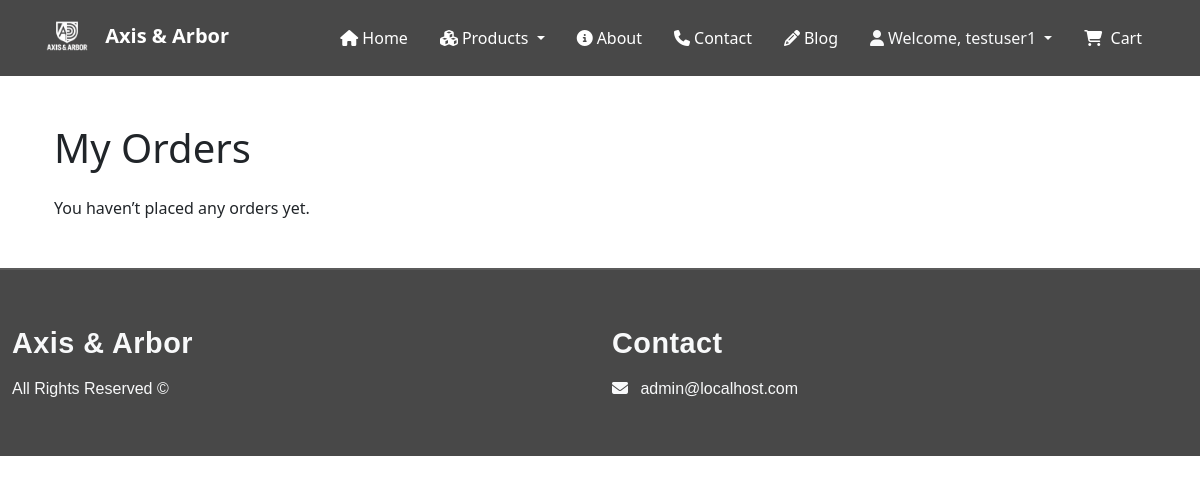
The app's page /cart/my-orders/ (signed in), older data.
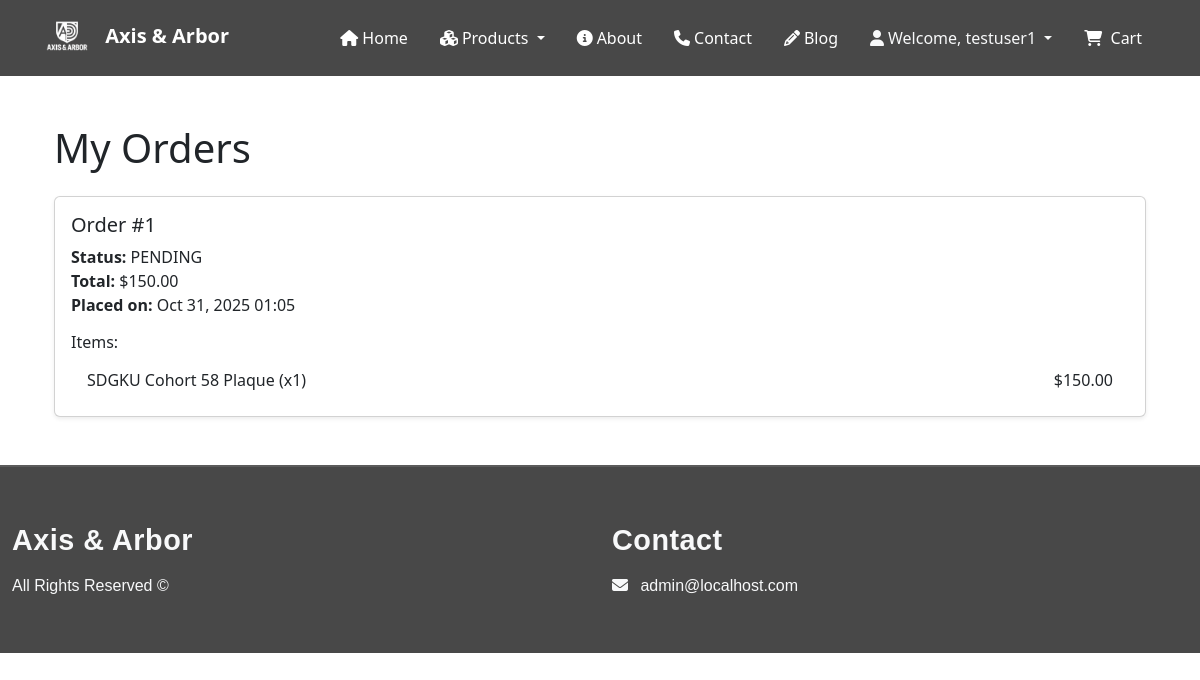
The same page, newer data.
### cart/models.py (models this page shows, shortened)
class Order(models.Model):
    STATUS_CHOICES = [
        ('PENDING', 'Pending'),
        ('PAID', 'Paid'),
        ('SHIPPED', 'Shipped'),
        ('COMPLETED', 'Completed'),
    ]
    user = models.ForeignKey(User, on_delete=models.CASCADE)
    full_name = models.CharField(max_length=200)
    email = models.EmailField()
    address = models.CharField(max_length=255)
    city = models.CharField(max_length=100)
    state = models.CharField(max_length=100)
    postal_code = models.CharField(max_length=20)
    phone = models.CharField(max_length=20)
    total = models.DecimalField(max_digits=10, decimal_places=2)
    status = models.CharField(max_length=20, choices=STATUS_CHOICES, default='PENDING')
    created_at = models.DateTimeField(auto_now_add=True)

class OrderItem(models.Model):
    order = models.ForeignKey(Order, related_name='items', on_delete=models.CASCADE)
    product_name = models.CharField(max_length=255)
    quantity = models.PositiveIntegerField(default=1)
    price = models.DecimalField(max_digits=8, decimal_places=2)
    def total_price(self):
        return self.price * self.quantity

### cart/views.py (the view)
# urls.py: path('my-orders/', views.my_orders, name='my_orders'),
@login_required
def my_orders(request):
    orders = Order.objects.filter(user=request.user).order_by('-created_at')
    return render(request, 'cart/my_orders.html', {'orders': orders})

### cart/context_processors.py (called while the page is built)
def cart_total(request):
    total_items = 0
    if request.user.is_authenticated:
        cart, _ = Cart.objects.get_or_create(user=request.user)
        total_items = sum(item.quantity for item in cart.items.all())
    return {'cart_total_items': total_items}

### cart/templates/cart/my_orders.html (shortened to what this page needs)
{% extends "base.html" %}
{% block content %}
<div class="container my-5">
    <h1 class="mb-4">My Orders</h1>
    {% if orders %}
    {% for order in orders %}
    <div class="card mb-4 shadow-sm">
        <div class="card-body">
            <h5 class="card-title">Order #{{ order.id }}</h5>
            <p class="card-text">
                <strong>Status:</strong> {{ order.status }} <br>
                <strong>Total:</strong> ${{ order.total }} <br>
                <strong>Placed on:</strong> {{ order.created_at|date:"M d, Y H:i" }}
            </p>
            <h6 class="mt-3">Items:</h6>
            <ul class="list-group list-group-flush">
                {% for item in order.items.all %}
                <li class="list-group-item d-flex justify-content-between">
                    <span>{{ item.product_name }} (x{{ item.quantity }})</span>
                    <span>${{ item.total_price }}</span>
                </li>
                {% endfor %}
            </ul>
        </div>
    </div>
    {% endfor %}
    {% else %}
    <p>You haven’t placed any orders yet.</p>
    {% endif %}
</div>
{% endblock %}

Row changes from the older to the newer data that the page shows:
added Order: id "1", status "PENDING", total "150.00", created_at "Oct 31, 2025 01:05"
added OrderItem: product_name "SDGKU Cohort 58 Plaque", quantity "1", total_price "150.00"
Text that changed along with them:
text no longer shown: "You haven’t placed any orders yet."
